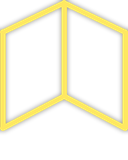
#> input picture tools/hd_demo_mod/hd/CURSOR.PCK/1.png, 128 x 160 px
$ python -i t418_post.py   (imports and definitions only)
#> lines starting #> are read from the running program, lines starting #| are printed output that depends on the picture
### tools/hdart/t405_409_gen.py
#!/usr/bin/env python3
# -*- coding: utf-8 -*-
r"""Тикеты XP-000405 (лестницы XB1BR 26-29) и XP-000409 (капсулы XB3BITZ2:15/16, бочка XB2BR:24): заготовки по слову
Vitali «делай как считаешь нужным» (командир, 30.10). В МОД НИЧЕГО НЕ СТАВИТ: кадры - в
art/tickets/t402_409/cand/<вариант>/<НАБОР>_<кадр>.png (так их берёт t402_409_install.py), листы - в
art/_review/tickets_2026-10-30/.

  405B  лестницы: пара 27+26 и пара 28+29 - каждая ОДНОЙ картинкой на две клетки (составной, R-005), нарезка по
        клеткам obj_series.split. Семья: XBR1NEUTRAL 25-28 - копии классики, получают те же кадры; USOINT1 30/32/34 и
        LAM_FRN 7/8 - перенос цвета классики своего набора (obj_derive.transfer). LAM_FRN 9/10 и USOINT1 35 одобрены -
        НЕ трогаются.
  409A  капсула XB3BITZ2:15 новой основой; кадры анимации 50-56 - процедурно из неё (derive_anim: кнопка по яркости
        классики кадра, рябь - яркостная разница классики внутри маски anim_flicker.weight; anim_flicker.build_fix в
        режиме delta не годится - кладёт разницу по координатам классики, а у новой основы кнопка и диск в другом месте);
        обломок :16 нарисован отдельно (из основы не выводится: чёрные осколки вместо стекла), на входе - низ подставки
        новой основы :15. Бочка XB2BR:24 новой основой; семья (копии классики - тот же кадр, перекраски - перенос цвета
        классики своего набора). LINERSHIPC:4 одобрен - НЕ трогается.

Путь генерации - ticket_q21_probe / t276_gen.do_render: Qwen-Image-2.1 strict, 40 шагов, cfg 4, 1 Мп, вход - классика
(у лестниц обе клетки одним холстом) bicubic x16 на подложке pick_background, NEGATIVE probe_object + негатив
battle_view, cut_out (R-089: альфа - силуэт классики x4, а не фон ответа), match_tone 0.7. Ракурс и свет - ТОЛЬКО
battle_view (prompt_block / view_sentence / light_sentence). R-485: ромб - невидимая направляющая, плиты нет, у лестницы
широкая короткая форма без слова long. Три зерна на основу; лучшее выбирается по листу (BEST ниже), остальные -
cand/<вариант>/_seeds. Один процесс на весь прогон, готовое пропускается.

Круги генерации (30.10): 1 - лестница A "about seven treads" дала 9-10 тонких ступеней, капсула - тонкую колонну; 2 -
"exactly six deep steps" (лестница A, годно), "short stocky" (капсула, всё ещё узко); 3 - "fat wide jar" капсулы,
панель 96 вместо 176 (блик купола цвета панели ключ принимал за фон - fix_holes), обломок :16 с низом подставки :15.
Зёрна кругов, что не годятся, - в r1 заданий; их кадры лежат в art/tickets/t405_409/gen/<задание>/<зерно>.png
(нужны build; сырые ответы raw удалены - для перевырезки render нужен заново).

    py -3 tools\gpuq.py add --name t405-409-gen --prio 1 -- tools\hdart\.venv-qwen21\Scripts\python.exe tools\hdart\t405_409_gen.py render
    py -3 tools\gpuq.py add --name t405-409-gen --prio 1 -- tools\hdart\.venv-qwen21\Scripts\python.exe tools\hdart\t405_409_gen.py render --jobs capsule16
    py -3.13 tools\hdart\t405_409_gen.py seeds     # лист зёрен art/_review/tickets_2026-10-30/t405_409_seeds.png
    py -3.13 tools\hdart\t405_409_gen.py build     # кандидаты по BEST, семья, проверки, листы t405_cand.png / t409_cand.png
    py -3.13 tools\hdart\t405_409_gen.py scene     # сборка на карте (ticket_scene, override)
"""
import argparse
import os
import shutil
import sys
import time

HERE = os.path.dirname(os.path.abspath(__file__))
ROOT = os.path.dirname(os.path.dirname(HERE))
for _p in (HERE, os.path.join(HERE, "..")):
    if _p not in sys.path:
        sys.path.insert(0, _p)
#> further down, picture is the input picture: PIL image 128x160 RGBA; mean R, G, B, A 41.5, 38.3, 15.8, 42.4

import numpy as np                                   # noqa: E402
from PIL import Image, ImageDraw, ImageFilter, ImageOps   # noqa: E402

STEPS, CFG, MP, ZOOM, GROW, SOFT, PAD, TONE = 40, 4.0, 1.0, 16, 0, 40, 3, 0.7
CAND = os.path.join(ROOT, "art", "tickets", "t402_409", "cand")
GEN = os.path.join(ROOT, "art", "tickets", "t405_409", "gen")
REV = os.path.join(ROOT, "art", "_review", "tickets_2026-10-30")
GAME = os.path.join(ROOT, "Пиратки", "Dioxine_XPiratez", "user", "mods", "hd", "hd", "TERRAIN")

# --- задания ---------------------------------------------------------------------------------------------
STAIRS_NEG = "long thin ramp, narrow stairs, slab, floor plate, wooden steps, escalator"
JOBS = {
    # members: [(набор, кадр, (dx, dy))] - сдвиги кусков как в игре (27 в (x,y), 26 в (x,y+1): -16,+8)
    "stairsA": dict(
        members=[("XB1BR", 27, (0, 0, 0)), ("XB1BR", 26, (-16, 8, 0))], seeds=[4071, 4072, 4073, 4074],
        r1=[4051, 4052, 4053],        # круг 1 (about seven treads): вышло 9-10 тонких ступеней, лесенка-рампа
        what=("a very short, broad, chunky straight staircase with exactly six deep, wide, thick cream-tan metal "
              "steps, each step as deep as it is tall, each tread with a row of small dark rounded notches along its "
              "back edge, climbing from the lower left to the upper right; on the right side a solid dark "
              "maroon-brown steel side wall with vertical ribs and a column of small square holes, and under the top "
              "steps a dark hollow"),
        neg=STAIRS_NEG, slab=False),
    "stairsB": dict(
        members=[("XB1BR", 28, (0, 0, 0)), ("XB1BR", 29, (16, 8, 0))], seeds=[4061, 4062, 4063], r1=[],
        what=("a broad, short, straight staircase of about six wide dark grey-brown metal treads with thin tan edge "
              "lines, descending from the upper left to the lower right; on the left side a tall dark grey steel side "
              "wall with vertical tan ribs and a column of small round cream rivets, and a dark hollow under the top "
              "steps"),
        neg=STAIRS_NEG, slab=False),
    "capsule15": dict(
        members=[("XB3BITZ2", 15, (0, 0, 0))], seeds=[4195, 4196, 4197, 4198],
        r1=[4151, 4152, 4153, 4171, 4172, 4173, 4174, 4191, 4192, 4193, 4194],   # круги 1 и 2: стекло втрое уже классики (тонкая колонна)
        what=("a fat, wide glass jar-shaped capsule: a dark navy blue glass cylinder as wide as half of the whole "
              "base and about as tall as it is wide, with a bright white glint streak on the glass, a broad golden "
              "dome cap on top, standing on a thin grey metal platform disc with a small red button on its front, "
              "all on a flat low golden-bronze pedestal with a diamond footprint only twice as wide as the glass"),
        neg=("sand heap, pile, rubble, mottled spots, noise, blotches, bright blue, tall thin tube, slim tube, "
             "narrow cylinder, column, pillar, tower"), slab=True, panel=(96, 96, 102), aspect=2.2),
    "capsule16": dict(
        members=[("XB3BITZ2", 16, (0, 0, 0))], seeds=[4185, 4186, 4187, 4188],
        r1=[4161, 4162, 4163, 4181, 4182, 4183, 4184],   # круги 1-2: подставка другая, чем у капсулы, осколки мелкие
        base=("capsule15", 28),       # круг 3: низ подставки (где классики :15 и :16 совпадают) - из новой основы :15
        panel=(96, 96, 102), aspect=2.2,
        what=("a smashed glass capsule: on a flat low golden-bronze pedestal stands a grey metal platform disc with a "
              "small red button on its front, and on the disc a low wide heap of broken black glass shards with a "
              "tiny green spark among them; no golden cap and no intact glass"),
        neg="sand heap, rubble, mottled spots, noise, blotches, intact capsule, golden cap, glass cylinder", slab=True),
    "barrel24": dict(
        members=[("XB2BR", 24, (0, 0, 0))], seeds=[4241, 4242, 4243], r1=[],
        what=("a wooden barrel of grey-lilac brown vertical staves with a visible round lid on top and two dark iron "
              "hoops, one near the top rim and one near the bottom, crisp edges between the staves"),
        neg="barrel on a pallet, cask rack, lid with text, shiny metal", slab=False),
}
CLUSTERS = {"405B": ["stairsA", "stairsB"], "409A": ["capsule15", "capsule16", "barrel24"]}
# лучшее зерно по листу (заполняется после просмотра t405_409_seeds.png)
BEST = {"stairsA": 4071, "stairsB": 4063, "capsule15": 4197, "capsule16": 4186, "barrel24": 4241}


def all_seeds(job):
    return list(JOBS[job].get("r1", [])) + list(JOBS[job]["seeds"])


# [9 lines left out: function comp_of, not called in this run]


def padded_box(img, pad=PAD):
    bb = img.split()[3].getbbox()
    return (max(0, bb[0] - pad), max(0, bb[1] - pad), min(img.width, bb[2] + pad), min(img.height, bb[3] + pad))


# [154 lines left out: functions build_prompt, cut_seed, recut, paste_base, do_render, classic_mask and 3 more, not called in this run]


_SC = []


# [8 lines left out: function classic_of, not called in this run]


def hd_now(s, f):
    p = os.path.join(GAME, s + ".PCK", "%d.png" % f)
    return Image.open(p).convert("RGBA") if os.path.exists(p) else None


# [92 lines left out: functions on_dark, mean_lum, put, do_seeds, derive_anim, iou, not called in this run]


def same_px(a, b):
    return np.array_equal(np.asarray(a), np.asarray(b))


# [12 lines left out: functions inner_holes, edge_panel, not called in this run]


CHECK_ROWS = []


# [16 lines left out: functions check, finish, not called in this run]


NO_CLASSIC = {("MILURBAN", 85)}


# [157 lines left out: functions finish_copy, mirror_closer, colormap_transfer, recolor_to, do_build, hstack and 2 more, not called in this run]


TITLES = {"stairsA": "лестница XB1BR 27+26", "stairsB": "лестница XB1BR 28+29"}


# [37 lines left out: function make_sheets, not called in this run]


# --- сборка на карте -------------------------------------------------------------------------------------
SCENES = [  # имя листа, терренбокс, блок, нужные кадры, окно (w, h) пикс базы
    ("t405_scene_a.png", "XBASE", "XBR_109", [("XB1BR", 26), ("XB1BR", 27)], (120, 90)),
    ("t405_scene_b.png", "XBASE", "XBR_176", [("XB1BR", 28), ("XB1BR", 29)], (120, 90)),
    ("t409_scene_capsules.png", "XBASE", "XBR_95", [("XB3BITZ2", 15)], (120, 90)),
    ("t409_scene_barrels.png", "XBASE", "XBR_29", [("XB2BR", 24)], (120, 90)),
]


# [54 lines left out: functions load_cand, do_scene, main, not called in this run]


# [2 lines that do not run on import are left out]

### tools/hdart/t418_post.py
#!/usr/bin/env python3
# -*- coding: utf-8 -*-
r"""XP-000418, после генерации (без видеокарты): зёрна -> кандидат основы PORTROADS:34, тон корпуса, силуэт линиями, стекло B2,
семья переносом цвета классики, листы и сцены. Зовётся из t418_booth.py (seeds / build / scene). В мод ничего не ставит."""
import csv
import os
import sys

import numpy as np
from PIL import Image, ImageFilter

import t405_409_gen as tg
import probe_object as po
import glass_alpha as ga

HERE = os.path.dirname(os.path.abspath(__file__))
ROOT = os.path.dirname(os.path.dirname(HERE))
GEN = os.path.join(ROOT, "art", "tickets", "t418", "gen")
CAND = os.path.join(ROOT, "art", "tickets", "t418", "cand")
REV = os.path.join(ROOT, "art", "_review", "tickets_2026-10-30")
BASE = ("PORTROADS", 34)
FAMILY = [("MILURBITSEXT", 18), ("MILWARE", 45), ("MILWAREGHOUL", 44), ("XBITSUFO", 44)]
# зёрна листа: (круг, зерно); BEST - то, из которого выводится семья (после просмотра листа)
SHEET = [("boothq", 4195), ("boothq", 4196), ("boothq", 4197)]
BEST = ("boothq", int(os.environ.get("T418_BEST", "4197")))     # зерно основы и семьи; T418_BEST=4195 - другое
TONE = 0.7                    # доля подгонки тона корпуса к классике
ALPHA_BACK = 0.34             # непрозрачность заднего стекла: 0,28-0,4
ALPHA_HL = 0.55               # блик на заднем стекле плотнее
ZONE_GROW = 8                 # допуск зоны окон классики, пикселей HD (HD-окно не повторяет классику, R-406)
SCENES = [("PORTUFO21", "PORTTFTD5", "PORTUFO21"), ("INDUSTRIALSLUM05", "INDUSTRIALSLUM", "INDUSTRIALSLUM05")]
LUMW = np.array([0.299, 0.587, 0.114], np.float32)


def cls1():
    """Классика основы, k=1, RGBA 32x40."""
    return tg.classic_of(*BASE)


# [99 lines left out: functions cool_cls, glass_zone, two_tone, hull_tone, edge_ramp, glass_mask and 3 more, not called in this run]


def checker(w, h, cell=16):
    y, x = np.mgrid[0:h, 0:w]
    c = (((x + y) // cell) % 2).astype(bool)
    im = np.zeros((h, w, 3), np.uint8)
    im[c] = (235, 200, 40)
    im[~c] = (50, 40, 30)
    return Image.fromarray(im)


def on_checker(im):
    b = checker(im.width, im.height).convert("RGBA")
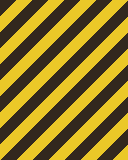
#> b: PIL image 128x160 RGBA; mean R, G, B, A 142.5, 120, 35, 255
    b.alpha_composite(im.convert("RGBA"))
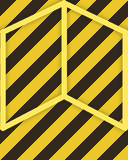
#> b: PIL image 128x160 RGBA; mean R, G, B, A 156.2, 134.6, 43.5, 255
    return b.convert("RGB")


def cl4():
    return cls1().resize((128, 160), Image.NEAREST)


def note(job, seed):
    return "зерно %d" % seed


# [128 lines left out: functions do_seeds, metrics, build_all, stack, do_build, do_scene, not called in this run]

>>> from PIL import Image
>>> picture = Image.open('../hd_demo_mod/hd/CURSOR.PCK/1.png')
>>> result = on_checker(picture)

$ run again, on tools/hd_demo_mod/hd/SMOKE.PCK/12.png
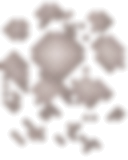
#> input picture tools/hd_demo_mod/hd/SMOKE.PCK/12.png, 128 x 160 px
#> picture is the input picture: PIL image 128x160 RGBA; mean R, G, B, A 75.5, 57.6, 52.3, 59.3
#> in on_checker, `b.alpha_composite(im.convert("RGBA"))`:
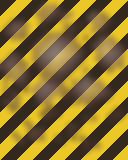
#> b: PIL image 128x160 RGBA; mean R, G, B, A 137.2, 113.9, 46.2, 255
